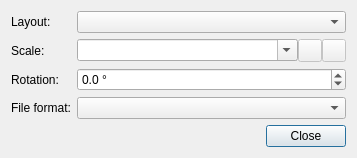
<?xml version='1.0' encoding='UTF-8'?>
<ui version="4.0">
 <class>InstantPrintDialog</class>
 <widget class="QDialog" name="InstantPrintDialog">
  <property name="geometry">
   <rect>
    <x>0</x>
    <y>0</y>
    <width>357</width>
    <height>157</height>
   </rect>
  </property>
  <property name="windowTitle">
   <string>Instant Print</string>
  </property>
  <property name="windowIcon">
   <iconset theme="printer">
    <normaloff>qgis-instantprint-plugin/ui</normaloff>qgis-instantprint-plugin/ui</iconset>
  </property>
  <layout class="QGridLayout" name="gridLayout">
   <item row="0" column="0">
    <widget class="QLabel" name="label_layout">
     <property name="text">
      <string>Layout:</string>
     </property>
    </widget>
   </item>
   <item row="0" column="1">
    <widget class="QComboBox" name="comboBox_layouts">
     <property name="editable">
      <bool>false</bool>
     </property>
    </widget>
   </item>
   <item row="1" column="0">
    <widget class="QLabel" name="label">
     <property name="text">
      <string>Scale:</string>
     </property>
    </widget>
   </item>
   <item row="3" column="0">
    <widget class="QLabel" name="label_fileformat">
     <property name="text">
      <string>File format:</string>
     </property>
    </widget>
   </item>
   <item row="2" column="0"><widget class="QLabel" name="label_rotation"><property name="text"><string>Rotation:</string></property></widget></item><item row="2" column="1"><widget class="QDoubleSpinBox" name="spinBox_rotation"><property name="decimals"><number>1</number></property><property name="minimum"><double>-360.000000000000000</double></property><property name="maximum"><double>360.000000000000000</double></property><property name="singleStep"><double>1.000000000000000</double></property><property name="suffix"><string> °</string></property><property name="wrapping"><bool>true</bool></property></widget></item><item row="3" column="1">
    <widget class="QComboBox" name="comboBox_fileformat" />
   </item>
   <item row="4" column="0" colspan="2">
    <widget class="QDialogButtonBox" name="buttonBox">
     <property name="orientation">
      <enum>Qt::Horizontal</enum>
     </property>
     <property name="standardButtons">
      <set>QDialogButtonBox::Close</set>
     </property>
    </widget>
   </item>
   <item row="1" column="1">
    <widget class="QWidget" name="widget" native="true">
     <layout class="QHBoxLayout" name="horizontalLayout">
      <property name="spacing">
       <number>0</number>
      </property>
      <property name="leftMargin">
       <number>0</number>
      </property>
      <property name="topMargin">
       <number>0</number>
      </property>
      <property name="rightMargin">
       <number>0</number>
      </property>
      <property name="bottomMargin">
       <number>0</number>
      </property>
      <item>
       <widget class="QgsScaleComboBox" name="comboBox_scale">
        <property name="enabled">
         <bool>true</bool>
        </property>
        <property name="sizePolicy">
         <sizepolicy hsizetype="Expanding" vsizetype="Fixed">
          <horstretch>0</horstretch>
          <verstretch>0</verstretch>
         </sizepolicy>
        </property>
        <property name="editable">
         <bool>true</bool>
        </property>
       </widget>
      </item>
      <item>
       <widget class="QToolButton" name="deleteScale">
        <property name="enabled">
         <bool>false</bool>
        </property>
        <property name="text">
         <string />
        </property>
       </widget>
      </item>
      <item>
       <widget class="QToolButton" name="addScale">
        <property name="enabled">
         <bool>false</bool>
        </property>
        <property name="text">
         <string />
        </property>
       </widget>
      </item>
     </layout>
    </widget>
   </item>
  </layout>
 </widget>
 <customwidgets>
  <customwidget>
   <class>QgsScaleComboBox</class>
   <extends>QComboBox</extends>
   <header>qgis/gui.h</header>
  </customwidget>
 </customwidgets>
 <resources />
 <connections>
  <connection>
   <sender>buttonBox</sender>
   <signal>accepted()</signal>
   <receiver>InstantPrintDialog</receiver>
   <slot>accept()</slot>
   <hints>
    <hint type="sourcelabel">
     <x>254</x>
     <y>198</y>
    </hint>
    <hint type="destinationlabel">
     <x>157</x>
     <y>205</y>
    </hint>
   </hints>
  </connection>
  <connection>
   <sender>buttonBox</sender>
   <signal>rejected()</signal>
   <receiver>InstantPrintDialog</receiver>
   <slot>reject()</slot>
   <hints>
    <hint type="sourcelabel">
     <x>257</x>
     <y>198</y>
    </hint>
    <hint type="destinationlabel">
     <x>263</x>
     <y>205</y>
    </hint>
   </hints>
  </connection>
 </connections>
</ui>
